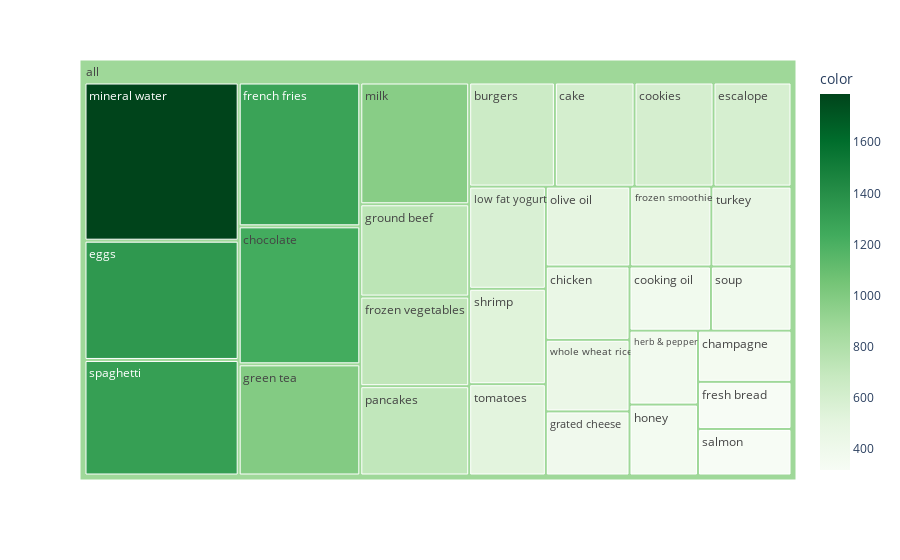

Notebook cell for this chart:
### Markdown cell above
Also we show all the items in a beautiful manner!.

### Code cell
# importing required module
import plotly.express as px
# to have a same origin
data_table["all"] = "all" 
# creating tree map using plotly
fig = px.treemap(data_table.head(30), path=['all', "items"], values='incident_count',
                  color=data_table["incident_count"].head(30), hover_data=['items'],
                  color_continuous_scale='Greens',
                )
# ploting the treemap
fig.show()

### Figure 1 — Plotly figure (JSON) as saved in the notebook; plotly's stock layout.template omitted (floating-point values rounded to 4 significant figures)
{"data": [{"branchvalues": "total", "customdata": [["burgers", 654], ["cake", 608], ["champagne", 351], ["chicken", 450], ["chocolate", 1230], ["cookies", 603], ["cooking oil", 383], ["eggs", 1348], ["escalope", 595], ["french fries", 1282], ["fresh bread", 323], ["frozen smoothie", 475], ["frozen vegetables", 715], ["grated cheese", 393], ["green tea", 991], ["ground beef", 737], ["herb & pepper", 371], ["honey", 356], ["low fat yogurt", 574], ["milk", 972], ["mineral water", 1788], ["olive oil", 494], ["pancakes", 713], ["salmon", 319], ["shrimp", 536], ["soup", 379], ["spaghetti", 1306], ["tomatoes", 513], ["turkey", 469], ["whole wheat rice", 439], ["(?)", 878.1]], "domain": {"x": [0, 1], "y": [0, 1]}, "hovertemplate": "labels=%{label}<br>incident_count=%{value}<br>parent=%{parent}<br>id=%{id}<br>items=%{customdata[0]}<br>color=%{color}<extra></extra>", "ids": ["all/burgers", "all/cake", "all/champagne", "all/chicken", "all/chocolate", "all/cookies", "all/cooking oil", "all/eggs", "all/escalope", "all/french fries", "all/fresh bread", "all/frozen smoothie", "all/frozen vegetables", "all/grated cheese", "all/green tea", "all/ground beef", "all/herb & pepper", "all/honey", "all/low fat yogurt", "all/milk", "all/mineral water", "all/olive oil", "all/pancakes", "all/salmon", "all/shrimp", "all/soup", "all/spaghetti", "all/tomatoes", "all/turkey", "all/whole wheat rice", "all"], "labels": ["burgers", "cake", "champagne", "chicken", "chocolate", "cookies", "cooking oil", "eggs", "escalope", "french fries", "fresh bread", "frozen smoothie", "frozen vegetables", "grated cheese", "green tea", "ground beef", "herb & pepper", "honey", "low fat yogurt", "milk", "mineral water", "olive oil", "pancakes", "salmon", "shrimp", "soup", "spaghetti", "tomatoes", "turkey", "whole wheat rice", "all"], "marker": {"coloraxis": "coloraxis", "colors": [654, 608, 351, 450, 1230, 603, 383, 1348, 595, 1282, 323, 475, 715, 393, 991, 737, 371, 356, 574, 972, 1788, 494, 713, 319, 536, 379, 1306, 513, 469, 439, 878.1]}, "name": "", "parents": ["all", "all", "all", "all", "all", "all", "all", "all", "all", "all", "all", "all", "all", "all", "all", "all", "all", "all", "all", "all", "all", "all", "all", "all", "all", "all", "all", "all", "all", "all", ""], "type": "treemap", "values": [654, 608, 351, 450, 1230, 603, 383, 1348, 595, 1282, 323, 475, 715, 393, 991, 737, 371, 356, 574, 972, 1788, 494, 713, 319, 536, 379, 1306, 513, 469, 439, 20367]}], "layout": {"coloraxis": {"colorbar": {"title": {"text": "color"}}, "colorscale": [[0, "rgb(247,252,245)"], [0.125, "rgb(229,245,224)"], [0.25, "rgb(199,233,192)"], [0.375, "rgb(161,217,155)"], [0.5, "rgb(116,196,118)"], [0.625, "rgb(65,171,93)"], [0.75, "rgb(35,139,69)"], [0.875, "rgb(0,109,44)"], [1, "rgb(0,68,27)"]]}, "legend": {"tracegroupgap": 0}, "margin": {"t": 60}}}
